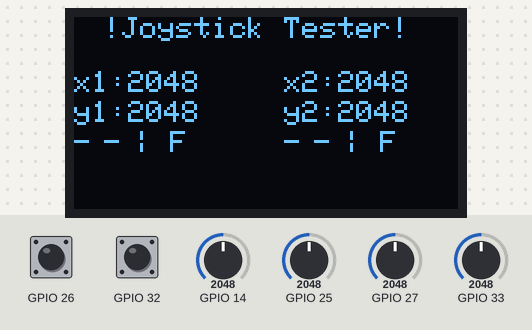
Recording of a program running on a simulated ESP32. On the bench: 128×64 one-colour display. The test bench sets the inputs (shaded band); at power-on: GPIO 14 = 2048, GPIO 25 = 2048, GPIO 27 = 2048, GPIO 33 = 2048, GPIO 26 HIGH, GPIO 32 HIGH.

Above: at 12.6 s.
12.7 s: GPIO 14 set to 2866
At 13.9 s:
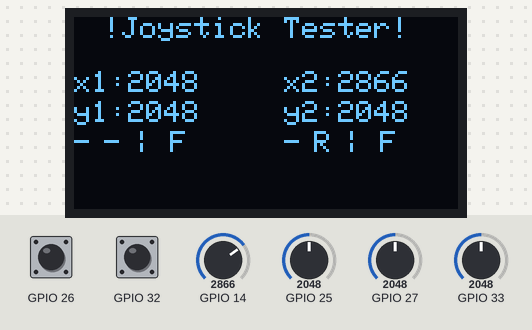
14.2 s: GPIO 25 set to 2209
At 14.5 s:
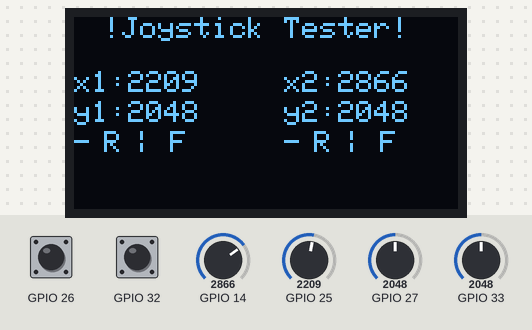
15.7 s: GPIO 27 set to 2194
At 16.1 s:
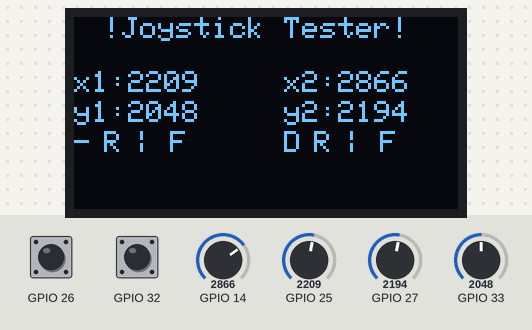
17.2 s: GPIO 33 set to 1963
At 18.0 s:
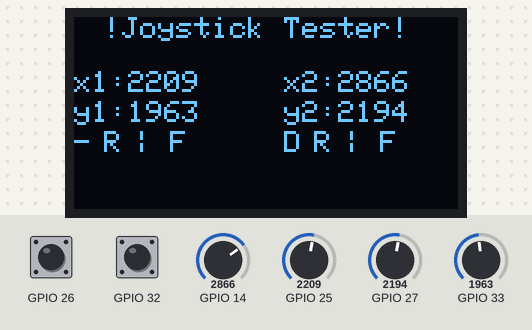
18.7 s: GPIO 33 set to 1884
At 19.6 s:
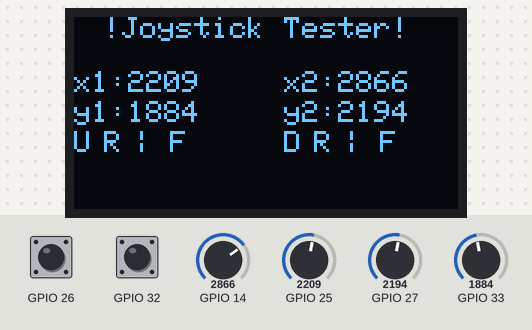
20.2 s: GPIO 26 pulled LOW for 0.15 s
At 20.31 s:
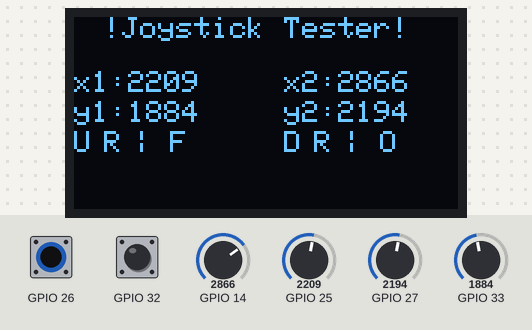
Timing chart, 0 to 22.8 s (numbered marks = the images above; inputs shaded):
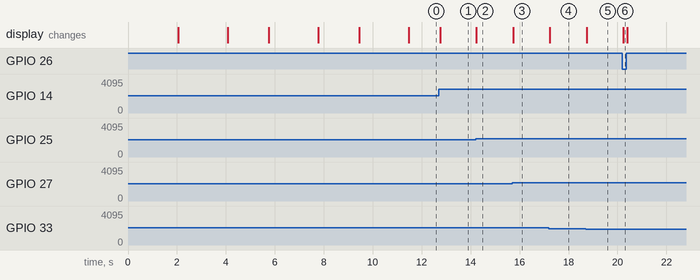

The program:

main.cpp
```cpp
#include <Arduino.h>
#include <Wire.h>
#include <Adafruit_GFX.h>
#include <Adafruit_SSD1306.h>

#define SCREEN_WIDTH 128
#define SCREEN_HEIGHT 64
#define OLED_RESET -1
#define OLED_I2C_ADDRESS 0x3C

#define SDA_PIN 21
#define SCL_PIN 22

// Your joystick wiring
#define JOY_X 25
#define JOY_Y 33
#define JOY_SW 32

const int DEADZONE = 120;   // tweak 80-200

Adafruit_SSD1306 display(SCREEN_WIDTH, SCREEN_HEIGHT, &Wire, OLED_RESET);

int xCenter = 2048;
int yCenter = 2048;


class Joystick {
public:

  enum ButtonMode {Momentary, Toggle};
  enum PullMode   { PullUp, PullDown, NoPull };

  // Constructor: Sets up the x pin, y pin, switch pin, and name of the joystick
  Joystick(int x, int y, int sw, const char* name, ButtonMode mode) {
    xPin = x;
    yPin = y;
    swPin = sw;
    _name = name;

    _xCenter = 2048;
    _yCenter = 2048;

    // Button Attributes
    _mode = mode;
    _toggleState = false;
    _lastRawPressed = false;
    _btnOutput = false;
  }

  // Method 1: sets up the pinmode of the switch and establishes deadzone
  void begin(int deadzone = 120, PullMode mode = PullUp) {
    _deadzone = deadzone;

    if (mode == PullUp) {
        pinMode(swPin, INPUT_PULLUP);
        _pressedLevel = LOW;      // pressed reads LOW
    }
    else if (mode == PullDown) {
        pinMode(swPin, INPUT_PULLDOWN);
        _pressedLevel = HIGH;     // pressed reads HIGH
    }
    else { // NoPull
        pinMode(swPin, INPUT);
        // In this case you MUST have an external resistor
    }
  }

  // Method 2: Calibrates the Joystick to find the xCenter and yCenter
  void calibrate(Adafruit_SSD1306 &display, int samples = 200) {
    // Sets up 2 variables to sum up the reading per sample of each axis
    long xSum = 0;
    long ySum = 0;

    // OLED message
    display.clearDisplay();
    display.setCursor(0, 16);
    display.print(_name);
    display.println(": Calibrating");
    display.setCursor(0, 26);
    display.println("Don't touch stick");
    display.display();

    delay(1000);

    // Loop Function to find the x and y sum for the specified sample rate
    for (int i = 0; i < samples; i++) {
        xSum += analogRead(xPin);
        ySum += analogRead(yPin);
        delay(3);
    }

    // Finds the center by dividing the sum by the number of samples for each axis
    _xCenter = xSum / samples;
    _yCenter = ySum / samples;

    // Show results on the OLED Screen
    display.clearDisplay();
    display.setCursor(0, 16);
    display.print(_name);
    display.println(": Cal done");
    display.setCursor(0, 26);
    display.print("Xc: "); display.println(_xCenter);
    display.setCursor(0, 36);
    display.print("Yc: "); display.println(_yCenter);
    display.display();

    delay(2000);
  }

  // Method 3: Reads Button State and defines Button Type (momentary vs Toggle)
  void readButton() {
    // Digital Read of Button
    bool rawPressed = (digitalRead(swPin) == _pressedLevel);

    // Button Behavior Logic
    if (_mode == Momentary) { // Momentary Mode
      _btnOutput = rawPressed;
    }

    else { // Toggle Mode
      if (!_lastRawPressed && rawPressed) {
        _toggleState = !_toggleState;
      }
      _btnOutput = _toggleState;
    }

    _lastRawPressed = rawPressed;
  }

  // Method 4: Reads the Analog Input of each Joystick Axis
  void joystickRead() {
    _x = analogRead(xPin);
    _y = analogRead(yPin);
  }

  // Method 5: Displays text on Oled Screen
  void drawBlock(Adafruit_SSD1306 &display, int x0, int y0) {
    display.setTextSize(1);

    // 1) Print X Value
    display.setCursor(x0, y0);
    display.print("x");
    display.print(_name);
    display.print(":");
    display.print(_x);

    // 2) Print Y value
    display.setCursor(x0, y0 + 10);
    display.print("y");
    display.print(_name);
    display.print(":");
    display.print(_y);

    //3) Print Direction Values
    // --- Vertical (U/D) at fixed position ---
    display.setCursor(x0, y0 + 20);

    if (_y > _yCenter + _deadzone)
        display.print("D");     // Down
    else if (_y < _yCenter - _deadzone)
        display.print("U");     // Up
    else
        display.print("-");     // Centered


    // --- Horizontal (R/L) at fixed position ---
    display.setCursor(x0 + 10, y0 + 20);

    if (_x > _xCenter + _deadzone)
        display.print("R");     // Right
    else if (_x < _xCenter - _deadzone)
        display.print("L");     // Left
    else
        display.print("-");     // Centered

    // --- Button state (O/F) ---
    display.setCursor(x0 + 20, y0 + 20);
    display.print("| ");
    display.print(_btnOutput ? "O" : "F");
  }


private:
  // Variables lock in the xpin, ypin, and switch pin, and name
  int xPin, yPin, swPin;
  const char* _name;

  // Variables lock in the x and y analogread and the pressed state
  int _x, _y;

  // Variables lock in xCenter and yCenter and deadzone
  int _xCenter;
  int _yCenter;
  int _deadzone;

  //Button Attributes
  ButtonMode _mode;
  bool _toggleState;
  bool _lastRawPressed;
  bool _btnOutput;
  int _pressedLevel;
};

class PushButton {
public:
  enum ButtonMode {Momentary, Toggle};
  enum PullMode   { PullUp, PullDown, NoPull };

  PushButton(int sw, const char* name, ButtonMode mode){
    swPin = sw;
    _name = name;

    // Button Attributes
    _mode = mode;
    _toggleState = false;
    _lastRawPressed = false;
    _btnOutput = false;

    // default (will be set properly in begin())
    _pressedLevel = LOW;
  }

  // Method 1: Sets up the pinmode fof the switch
  void begin(PullMode mode = NoPull) {
    if (mode == PullUp) {
        pinMode(swPin, INPUT_PULLUP);
        _pressedLevel = LOW;      // pressed reads LOW
    }
    else if (mode == PullDown) {
        pinMode(swPin, INPUT_PULLDOWN);
        _pressedLevel = HIGH;     // pressed reads HIGH
    }
    else { // NoPull
        pinMode(swPin, INPUT);
        // In this case you MUST have an external resistor
    }
  }

  // Method 2: Reads Button State and Defines Button Type (Momentary vs Toggle)
  bool readButton() {
    // Digital Read of Button
    bool rawPressed = (digitalRead(swPin) == _pressedLevel);

    // Button Behavior Logic
    if (_mode == Momentary) { // Momentary Mode
      _btnOutput = rawPressed;
    }

    else { // Toggle Mode
      if (!_lastRawPressed && rawPressed) {
        _toggleState = !_toggleState;
      }
      _btnOutput = _toggleState;
    }

    _lastRawPressed = rawPressed;

    return _btnOutput;
  }

  // Method 3: Display Button Status on Oled Display
  void oledisplay(Adafruit_SSD1306 &display, int x0, int y0) {

    // --- Button state (O/F) ---
    display.setCursor(x0, y0);
    display.print("But ");
    display.print(_name);
    display.print(_btnOutput ? "O" : "F");
  }

private:
  int swPin;
  const char* _name;

  //Button Attributes
  ButtonMode _mode;
  bool _toggleState;
  bool _lastRawPressed;
  bool _btnOutput;
  int _pressedLevel;
};

Joystick joy1(25, 33, 32, "1", Joystick::Toggle);
Joystick joy2(14, 27, 26, "2", Joystick::Momentary);

PushButton calBtn1(34, "1", PushButton::Momentary);

void setup() {
  Serial.begin(115200);


  Wire.begin(SDA_PIN, SCL_PIN);
  if (!display.begin(SSD1306_SWITCHCAPVCC, OLED_I2C_ADDRESS)) {
    while (true) delay(1000);
  }

  delay(2000);
  display.clearDisplay();
  display.setTextColor(SSD1306_WHITE);
  display.setTextSize(1);
  display.setCursor(0,0);
  display.print("Joystick Tester");
  display.display();
  delay(2000);

  // Initialize Both Joystick modes
  joy1.begin(120, Joystick::PullUp);
  joy2.begin(120, Joystick::PullUp);

  calBtn1.begin(PushButton::PullDown);

  // Calibrate the Joysticks
  joy1.calibrate(display);
  joy2.calibrate(display);

}

void loop() {
  display.clearDisplay();

  display.setTextSize(1);
  display.setCursor(10,0);
  display.print("!Joystick Tester!");

  joy1.readButton();
  joy1.joystickRead();
  joy1.drawBlock(display, 0, 18);

  joy2.readButton();
  joy2.joystickRead();
  joy2.drawBlock(display, 70, 18);


  display.display();
}
```

Measured:
- the behaviour switches between 2168 and 2169 on GPIO 25 (found by bisection; images 1 and 2)
- the behaviour switches between 2168 and 2169 on GPIO 27 (found by bisection; images 2 and 3)
- the behaviour switches between 1928 and 1927 on GPIO 33 (found by bisection; images 4 and 5)
- after the input at 12.7 s, the display: changes after 0.05 s (image 1)
- after the input at 14.2 s, the display: changes at once (image 2)
- after the input at 15.7 s, the display: changes after 0.05 s (image 3)
- after the input at 17.2 s, the display: changes at once (image 4)
- after the input at 18.7 s, the display: changes after 0.05 s (image 5)
- after the input at 20.2 s, the display: changes at once (image 6)
